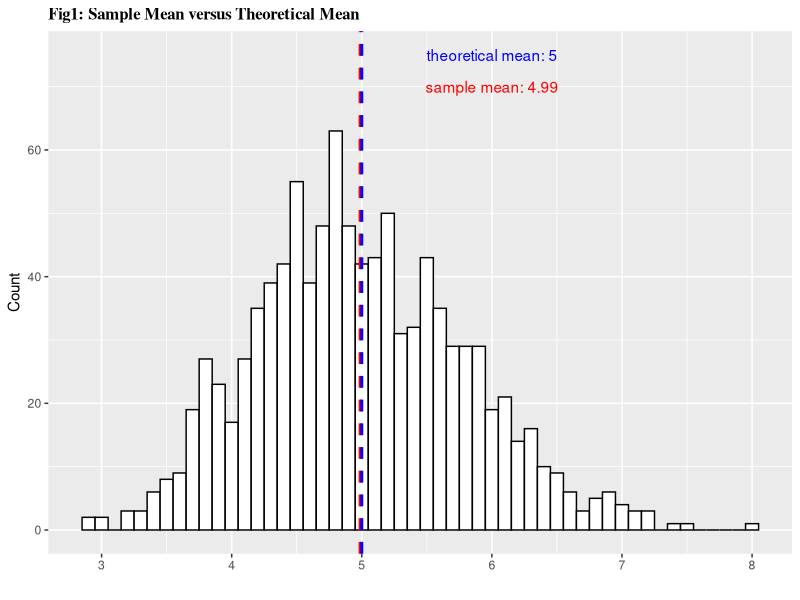
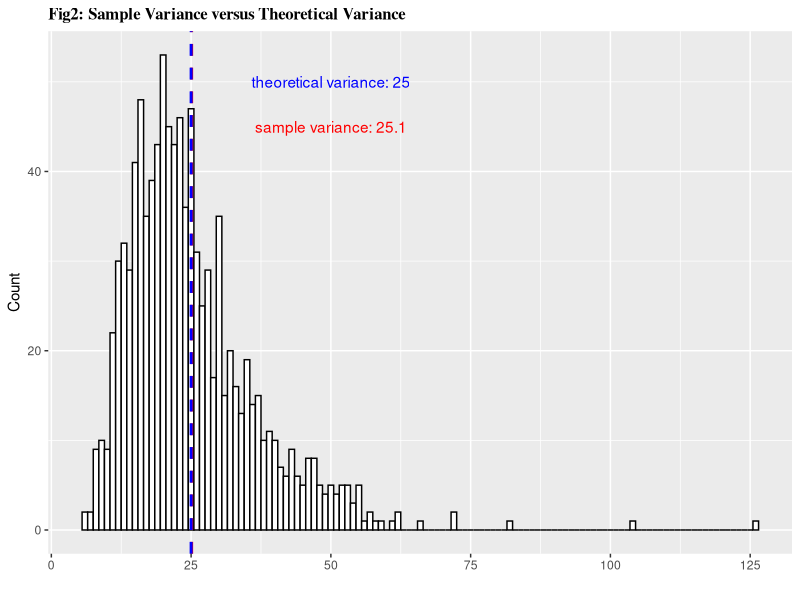

These figures' R source, in order: (Note: this script raises an error after producing the figures.)
## ---- chunk 1
lambda <-0.2 
# therotical values of sd and mean
tsd <- 1/lambda
tmn <- 1/lambda
# tmn;tsd
## ---- chunk 2

lambda <-0.2 

n<-1000 # Number of simulations simulations
m<-40 # Number of  exponentials.

exps<- function(ne,ns,lambda,seed, FUN=mean){
        
        set.seed(seed)
        x=NULL
        for (i in 1:ns) x=c(x, FUN(rexp(ne,lambda))) 
        data.frame(x)
        
        
} 

mns <- exps(40,1000,lambda, 1000, mean)

vars <- exps(40,1000,lambda,1000, FUN=var)

## ---- chunk 3

library(ggplot2)

# average of means
smn <- mean(mns$x)
#smn 
# standard error
sse <- sd(mns$x)/sqrt(n) 
#sse

# plot histogram
g1 <- ggplot(mns, aes(x=x)) 

myhist<- function(g, bw,title) {        
        hist <- g+ geom_histogram(binwidth=bw, colour="black", fill="white")+
                ggtitle(title)+
                theme(plot.title = element_text(lineheight=8, face="bold",size=12, family="Times"))+
                xlab("")+
                ylab("Count")
        hist 
}

hist1 <- myhist(g1, 0.1, title="Fig1: Sample Mean versus Theoretical Mean")

# add annotation 

notex <- 6
notey <- 70

hist1+ geom_vline(aes(xintercept=smn),color="red", linetype="dashed", size=1)+
        annotate("text", x = notex, y = notey, 
                 label = paste("sample mean:", as.character(round(smn,2))), color="red")+
        geom_vline(aes(xintercept=tmn),color="blue", linetype="dashed", size=1)+
        annotate("text", x = notex, y = notey+5, 
                 label = paste("theoretical mean:",  as.character(round(tmn,2))), color="blue")

## ---- chunk 4

lambda <-0.2 
n<-1000 # Number of simulations simulations
m<-40 # Number of  exponentials.

vars <- exps(40,1000,lambda,1000, FUN=var)

## ---- chunk 5


library(ggplot2)

# average of variances
mv <- mean(vars$x)

# standard error
sse <- sd(vars$x)/sqrt(n) 
#sse

# plot histogram
g2 <- ggplot(vars, aes(x=x)) 


hist2 <- myhist(g2, 1, title="Fig2: Sample Variance versus Theoretical Variance")

# add annotation 

notex <- 50
notey <- 45

hist2+ geom_vline(aes(xintercept=mv),color="red", linetype="dashed", size=1)+
        annotate("text", x = notex, y = notey, 
                 label = paste("sample variance:", as.character(round(mv,2))), color="red")+
        geom_vline(aes(xintercept=tsd^2),color="blue", linetype="dashed", size=1)+
        annotate("text", x = notex, y = notey+5, 
                 label = paste("theoretical variance:",  as.character(round(tsd^2,2))), color="blue")

## ---- chunk 6

normalize <- function(x, xbar, ste){
        
        (x-xbar)/ste
        
} 


mns <- exps(40,1000,lambda, 1000, FUN=mean)

vars <- exps(40,1000,lambda,1000, FUN=var)


Nmns <- as.data.frame(normalize(mns$x, mean(mns$x), sd(mns$x)))
names(Nmns) <- "x"
Nv <- as.data.frame(normalize(vars,mean(vars$x), sd(vars$x)))
names(Nmns) <- "x"

## ---- chunk 7

library(ggplot2)
require(gridExtra)

# plot histogram
g3 <- ggplot(Nmns, aes(x=x)) 
g4 <- ggplot(Nv, aes(x=x)) 


# plot density + standard normal distribution 
myNormPlot <- function(fh, title){
        
        g<- fh+ geom_histogram(aes(y=..density..), binwidth=0.2, colour="black", fill="white")+
        ggtitle(title)+
        theme(plot.title = element_text(lineheight=.8, face="bold",size=12,family="Times"))+
        xlab("")+
        ylab("")+
        stat_function(fun = dnorm, size = 1)+
        xlim(-4,4)
        g
        
} 

g3 <- myNormPlot(g3,"(a) Normalized Sample Mean")
g4 <- myNormPlot(g4,"(b) Normalized Sample Variance")

grid.arrange(g3, g4, ncol=2, 
             main=textGrob("Fig3: Comparison with Standard Normal",
                           gp = gpar(fontsize = 14, 
                                     fontface = "bold"))
             )


